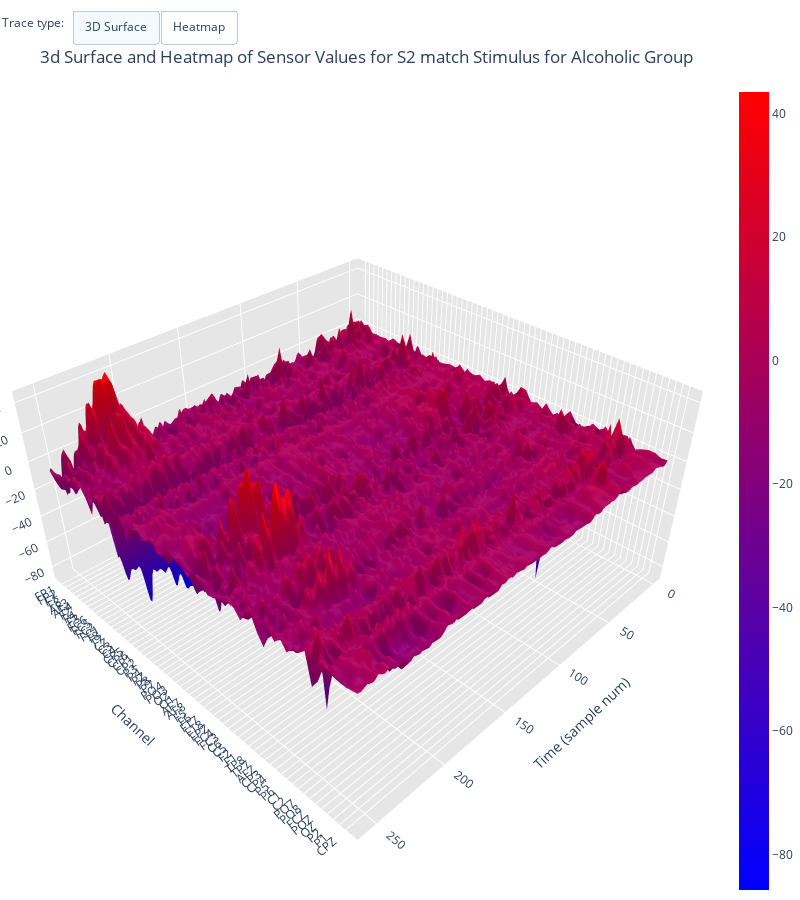

The code cell stored with this chart in its notebook:
### Code cell
plot_3dSurface_and_heatmap(stimulus=stimulus, group='a', df=S2_m_sample_df)

### Figure 1 — Plotly figure (JSON) as saved in the notebook; plotly's stock layout.template omitted (floating-point values rounded to 4 significant figures; data arrays with more than 128 entries replaced by an {"elided": "..."} marker saying what was removed)
{"data": [{"colorscale": [[0, "rgb(0,0,255)"], [1, "rgb(255,0,0)"]], "type": "surface", "z": {"elided": "61x256 float values"}}], "layout": {"annotations": [{"align": "left", "showarrow": false, "text": "Trace type:", "x": 0, "y": 1.085, "yref": "paper"}], "autosize": false, "height": 900, "margin": {"b": 0, "l": 0, "r": 0, "t": 0}, "scene": {"aspectmode": "manual", "aspectratio": {"x": 1, "y": 1, "z": 0.5}, "xaxis": {"backgroundcolor": "rgb(230, 230,230)", "gridcolor": "rgb(255, 255, 255)", "showbackground": true, "title": {"text": "Time (sample num)"}}, "yaxis": {"backgroundcolor": "rgb(230, 230, 230)", "gridcolor": "rgb(255, 255, 255)", "showbackground": true, "ticktext": ["FP1", "FP2", "F7", "F8", "AF3", "AF4", "FZ", "F4", "F3", "FC6", "FC5", "FC2", "FC1", "T8", "T7", "CZ", "C3", "C4", "CP5", "CP6", "CP1", "CP2", "P3", "P4", "PZ", "P8", "P7", "PO4", "PO3", "O2", "O1", "AF7", "AF8", "F5", "F6", "FT7", "FT8", "FPZ", "FC4", "FC3", "C6", "C5", "F2", "F1", "TP8", "TP7", "AFZ", "CP3", "CP4", "P5", "P6", "C1", "C2", "PO7", "PO8", "FCZ", "POZ", "OZ", "P2", "P1", "CPZ"], "tickvals": [0, 1, 2, 3, 4, 5, 6, 7, 8, 9, 10, 11, 12, 13, 14, 15, 16, 17, 18, 19, 20, 21, 22, 23, 24, 25, 26, 27, 28, 29, 30, 31, 32, 33, 34, 35, 36, 37, 38, 39, 40, 41, 42, 43, 44, 45, 46, 47, 48, 49, 50, 51, 52, 53, 54, 55, 56, 57, 58, 59, 60], "title": {"text": "Channel"}, "zerolinecolor": "rgb(255, 255, 255)"}, "zaxis": {"backgroundcolor": "rgb(230, 230,230)", "gridcolor": "rgb(255, 255, 255)", "showbackground": true, "title": {"text": "Sensor Value"}, "zerolinecolor": "rgb(255, 255, 255)"}}, "title": {"text": "<br>3d Surface and Heatmap of Sensor Values for S2 match Stimulus for Alcoholic Group"}, "updatemenus": [{"buttons": [{"args": ["type", "surface"], "label": "3D Surface", "method": "restyle"}, {"args": ["type", "heatmap"], "label": "Heatmap", "method": "restyle"}], "direction": "left", "pad": {"r": 10, "t": 10}, "showactive": true, "type": "buttons", "x": 0.1, "xanchor": "left", "y": 1.1, "yanchor": "top"}], "width": 800}}
